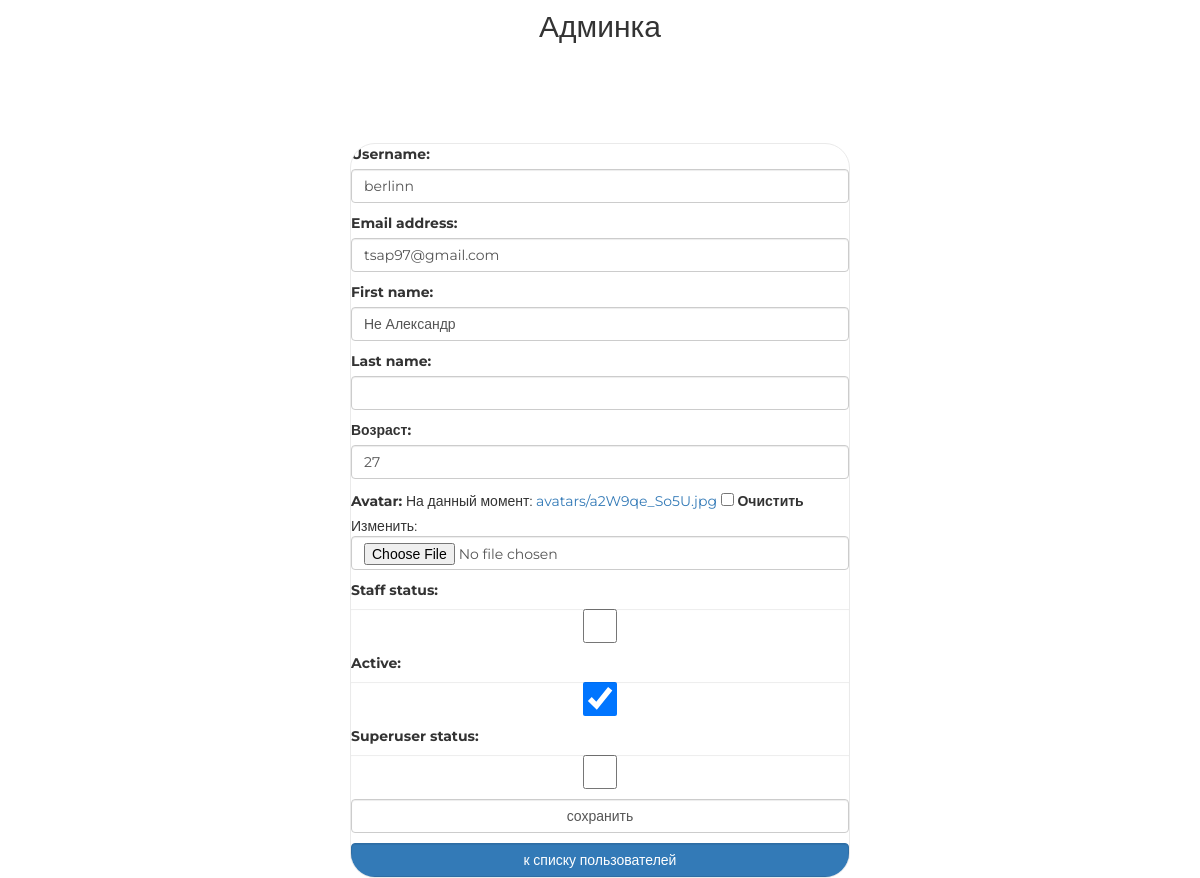
Before: /new/admin/user/update/2/ (signed in) with the older database file.
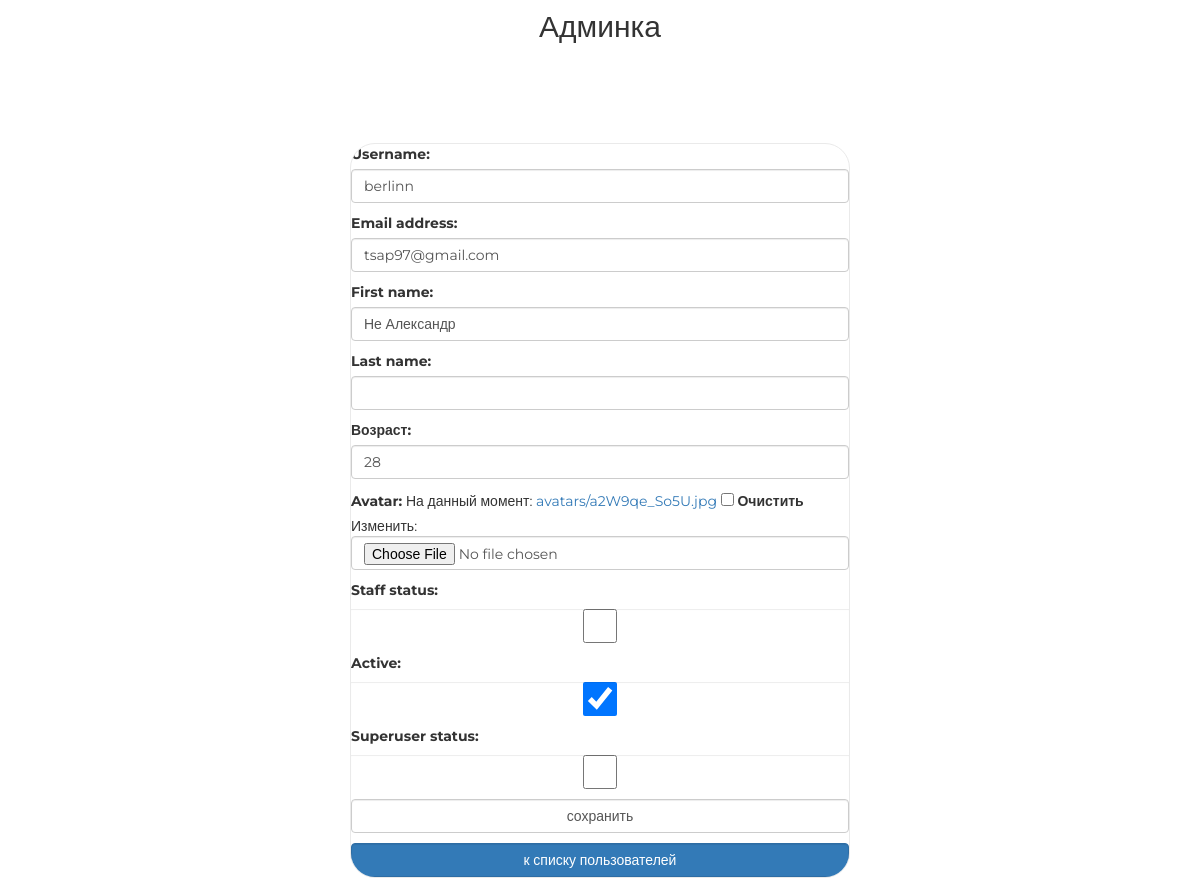
After: the same page with the newer database file.
### authapp/models.py (models this page shows, shortened)
class ShopUser(AbstractUser):
    age = models.PositiveIntegerField('возраст', null=True)
    avatar = models.ImageField(upload_to='avatars', blank=True)

### adminapp/views.py (the view)
# urls.py: path('user/update/<int:user_pk>/', adminapp.ShopUserAdminUpdate.as_view(),
class ShopUserAdminUpdate(SuperUserOnlyMixin, PageTitleMixin, UpdateView):
    model = get_user_model()
    form_class = AdminShopUpdateUserForm
    success_url = reverse_lazy('new_admin:index')
    pk_url_kwarg = 'user_pk'
    page_title = 'админка/юзер/редактирование'

### adminapp/forms.py
class AdminShopUpdateUserForm(ShopUserChangeForm):
    class Meta:
        model = get_user_model()
        fields = ('username', 'password', 'email', 'first_name',
                  'last_name', 'age', 'avatar',
                  'is_staff', 'is_active', 'is_superuser')

### adminapp/views.py (called while the page is built)
    @method_decorator(user_passes_test(lambda user: user.is_superuser))
    def dispatch(self, request, *args, **kwargs):
        return super().dispatch(request, *args, **kwargs)

    def get_context_data(self, **kwargs):
        context = super().get_context_data(**kwargs)
        context[self.page_title_key] = self.page_title
        return context

### adminapp/templates/authapp/shopuser_form.html (shortened to what this page needs)
{% extends 'adminapp/base.html' %}
{% load static %}
{% block container %}
    <div class="login">
        <form class="form-horizontal" method="post" enctype="multipart/form-data">
            {{ form.as_p }}
            <input class="form-control" type="submit" value="сохранить">
        </form>
        <a href="{% url 'new_admin:index' %}"
           class="btn btn-primary form-control last">
            к списку пользователей
        </a>
    </div>
{% endblock %}

Changed rows visible on the page:
changed ShopUser "berlinn": age "27" → "28"
